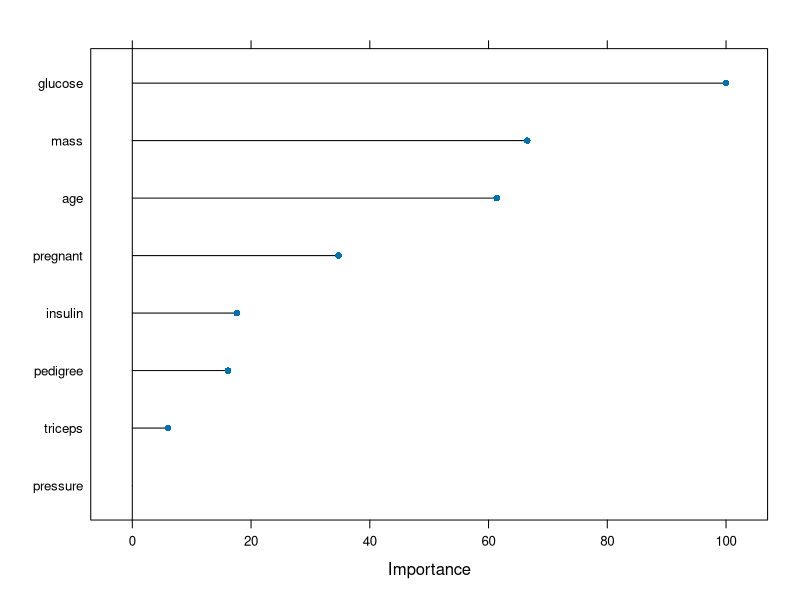
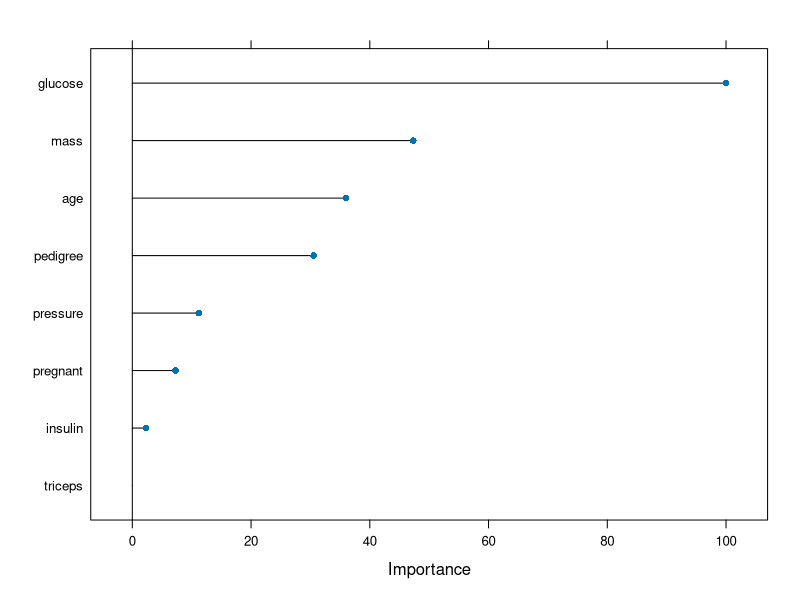
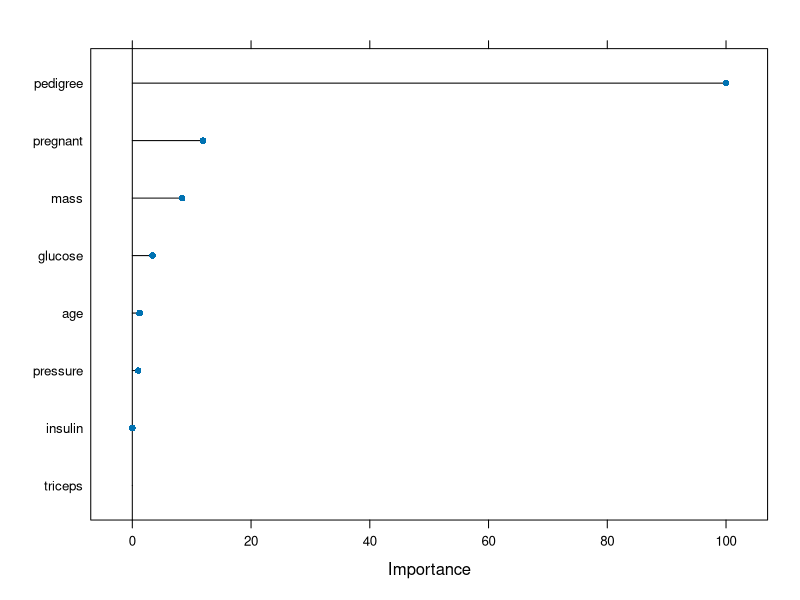

Generate these figures, in order, with R: (Note: this script raises an error after producing the figures.)
## ---- chunk 1
knitr::opts_chunk$set(message = FALSE, warning = FALSE)
## ---- chunk 2
#install.packages("mlbench")
library(mlbench)
library(tidyverse)
data(PimaIndiansDiabetes)
df <- tibble(PimaIndiansDiabetes)
head(df)
## ---- chunk 3
df <- df %>% rename(target=diabetes)
df = drop_na(df)

#install.packages("caret")
library(caret)
set.seed(100)
splitIndex <- createDataPartition(df$target, p = .80, 
                                  list = FALSE)
df_train <- df[ splitIndex,]
df_test <- df[-splitIndex,]

model1 <- train(target~., data=df_train, 
                method = "rpart2",
                maxdepth=3)
pred <- predict(model1, df_test)
cm <- confusionMatrix(data = pred, reference = df_test$target, positive = "pos")
cm$overall[1]
## ---- chunk 4
plot(varImp(model1))

## ---- chunk 5
data(PimaIndiansDiabetes)
df <- tibble(PimaIndiansDiabetes)
df <- df %>% rename(target=diabetes)
df = drop_na(df)
set.seed(100)
splitIndex <- createDataPartition(df$target, p = .80, 
                                  list = FALSE)
df_train <- df[ splitIndex,]
df_test <- df[-splitIndex,]
model2 <- train(target~., data=df_train, 
                method = "rf",
                ntree = 1000) 
pred <- predict(model2, df_test)
cm <- confusionMatrix(data = pred, reference = df_test$target, positive = "pos")
cm$overall[1]


## ---- chunk 6

plot(varImp(model2))


## ---- chunk 7
data(PimaIndiansDiabetes)
df <- tibble(PimaIndiansDiabetes)
df <- df %>% rename(target=diabetes)
df = drop_na(df)

#install.packages("caret")
library(caret)
set.seed(100)
splitIndex <- createDataPartition(df$target, p = .80, 
                                  list = FALSE)
df_train <- df[ splitIndex,]
df_test <- df[-splitIndex,]

model1 <- train(target~., data=df_train, 
                method = "glmnet",
                maxdepth=3)
pred <- predict(model1, df_test)
cm <- confusionMatrix(data = pred, reference = df_test$target, positive = "pos")
cm$overall[1]


## ---- chunk 8

plot(varImp(model1))


## ---- chunk 9

data(PimaIndiansDiabetes)
df <- tibble(PimaIndiansDiabetes)
df <- df %>% rename(target=diabetes)
df = drop_na(df)


#install.packages("caret")
library(caret)
set.seed(100)
splitIndex <- createDataPartition(df$target, p = .80, 
                                  list = FALSE)
df_train <- df[ splitIndex,]
df_test <- df[-splitIndex,]

model1 <- train(target~., data=df_train, 
                method = "gamboost")
pred <- predict(model1, df_test)
cm <- confusionMatrix(data = pred, reference = df_test$target, positive = "pos")
cm$overall[1]


## ---- chunk 10



## ---- chunk 11

data(PimaIndiansDiabetes)
df <- tibble(PimaIndiansDiabetes)
df <- df %>% rename(target=diabetes)
df = drop_na(df)


#install.packages("caret")
library(caret)
set.seed(100)
splitIndex <- createDataPartition(df$target, p = .80, 
                                  list = FALSE)
df_train <- df[ splitIndex,]
df_test <- df[-splitIndex,]
model1 <- train(target~., data=df_train, 
                method = "knn")
pred <- predict(model1, df_test)
cm <- confusionMatrix(data = pred, reference = df_test$target, positive = "pos")
cm$overall[1]


